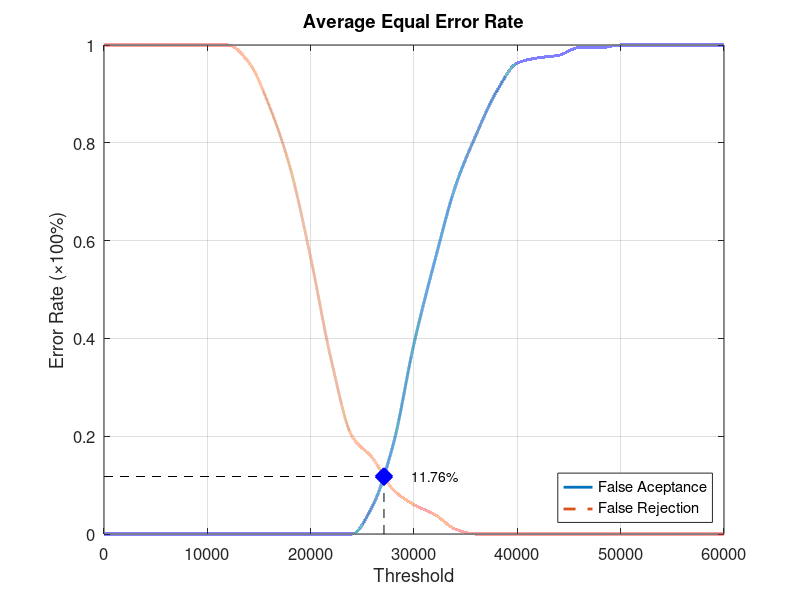
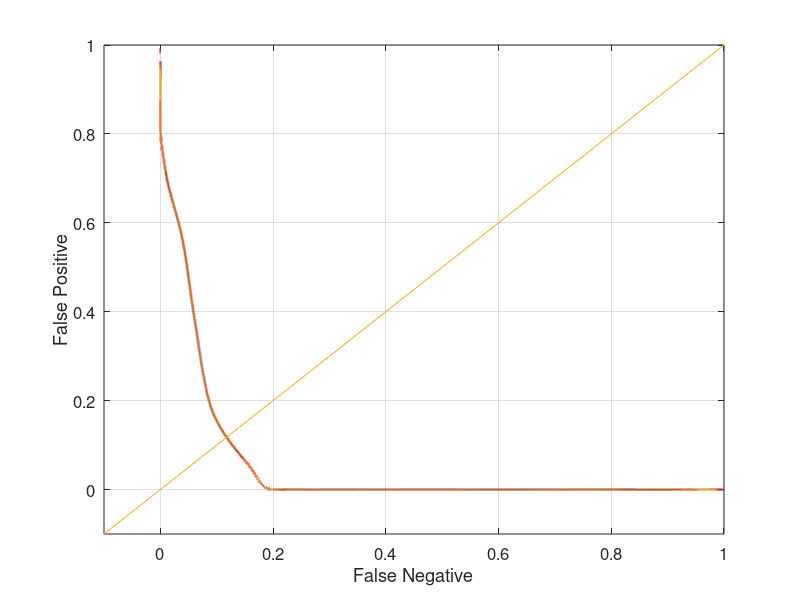

Write MATLAB code to recreate these figures, in order.
function yEER = Database4_4
close all;
clear;
clc;
x = 0:2000:60000;
xq = 0:0.5:60000;

y0 = [0 0 0 0 0 0 0 0 0 0 0 0 0 0.0578947 0.184211 0.389474 0.557895 0.710526 0.815789 0.905263 0.963158 0.973684 0.978947 0.994737 0.994737 1 1 1 1 1 1];
yy0 = interp1(x, y0, xq, 'pchip');
y1 = [1 1 1 1 1 1 1 0.965 0.875 0.75 0.565 0.355 0.2 0.155 0.09 0.06 0.04 0.01 0 0 0 0 0 0 0 0 0 0 0 0 0];
yy1 = interp1(x, y1, xq, 'pchip');

% Calculating EER: 
y2 = abs(y0 - y1);
find(y2 == min(y2))
yy2 = abs(yy0 - yy1);
xEER = find(yy2 == min(yy2));
xEERIndex = xq(xEER) % X-axis EER
yEER = yy0(xEER) % Y-axis EER

main = figure
plot(xq, yy0,'-','LineWidth', 2);	hold on
plot(xq, yy1,'--','LineWidth', 2);	hold on
plot([xEERIndex xEERIndex], [0 yEER], 'k--');	hold on
plot([0 xEERIndex], [yEER yEER], 'k--');	hold on
plot(xEERIndex, yEER, 'bx', 'LineWidth', 10);	hold on
text(xEERIndex + 10 * xEERIndex / 100, yEER, [num2str(round((10000 * yEER)) / 100) '%'])
legend('False Aceptance', 'False Rejection', 'Location', 'SouthEast')
xlabel('Threshold')
ylabel('Error Rate (\times100%)')
title('Average Equal Error Rate')
set(gca, 'FontSize', 12)
axis([0 60000 0 1])
grid on

print(main, 'Database4_4Main', '-dpng');
FNRxFPR = figure('Color', [1 1 1]);
plot(yy1, yy0, '-', yy1, yy0, 'LineWidth', 2);
hold on
y = -0.1:0.1:1
plot(y, y); 
set(gca, 'FontSize', 12)
xlabel('False Negative')
ylabel('False Positive')
axis([-0.1 1 -0.1 1])
set(gca, 'FontSize', 12)
grid on

print(FNRxFPR, 'Database4_4FNRxFPR','-dpng');
end
